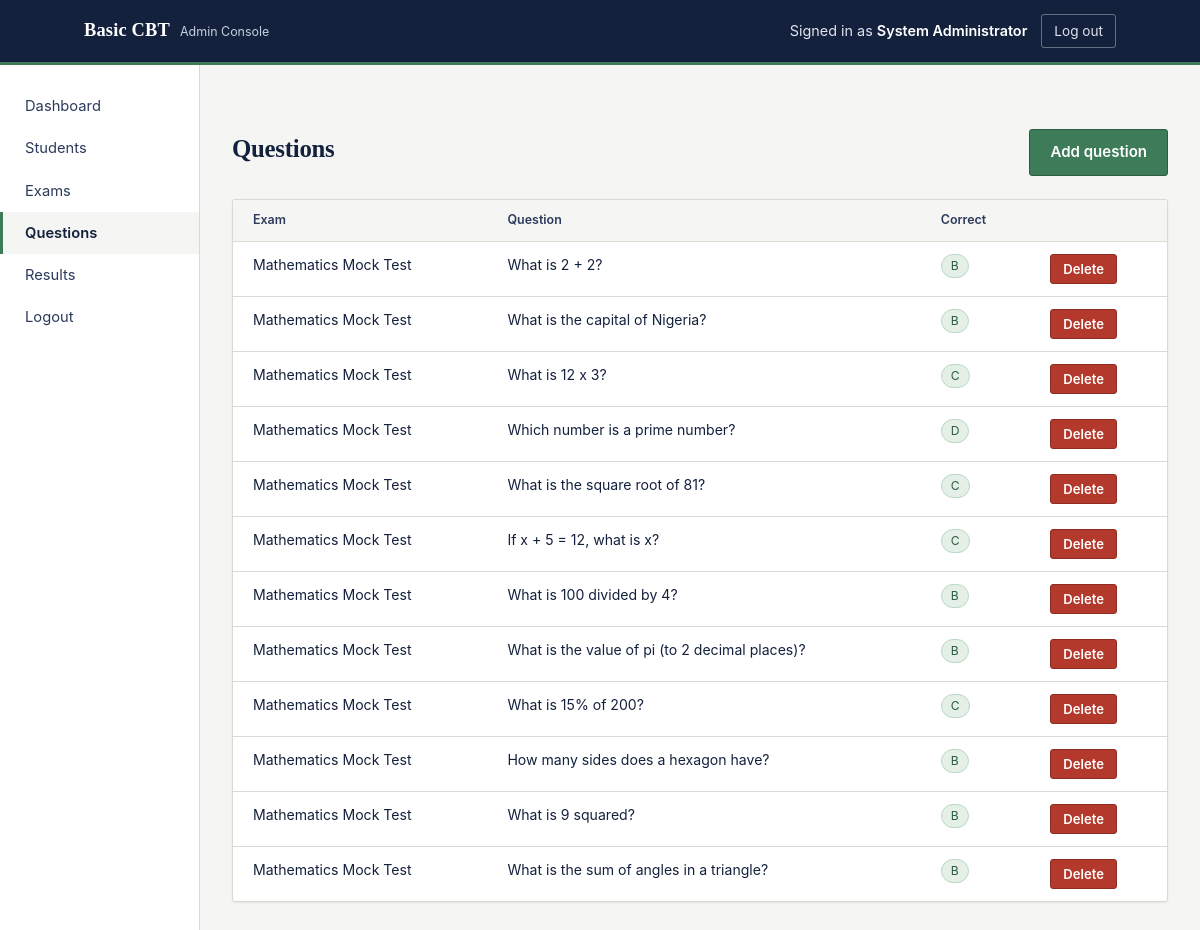
The page /admin/questions (signed in) on the database its author committed.
### tables this page shows
CREATE TABLE questions (
    id INTEGER PRIMARY KEY AUTOINCREMENT,
    exam_id INTEGER NOT NULL,
    question_text TEXT NOT NULL,
    option_a TEXT NOT NULL,
    option_b TEXT NOT NULL,
    option_c TEXT NOT NULL,
    option_d TEXT NOT NULL,
    correct_answer TEXT NOT NULL CHECK (correct_answer IN ('A','B','C','D')),
    FOREIGN KEY (exam_id) REFERENCES exams (id) ON DELETE CASCADE
);

CREATE TABLE exams (
    id INTEGER PRIMARY KEY AUTOINCREMENT,
    title TEXT NOT NULL,
    description TEXT,
    duration_minutes INTEGER NOT NULL,
    created_at TEXT DEFAULT (datetime('now'))
);

### app.py (the view)
@app.route("/admin/questions")
@admin_required
def questions():
    db = get_db()
    all_questions = db.execute(
        """SELECT q.*, e.title AS exam_title
           FROM questions q JOIN exams e ON e.id = q.exam_id
           ORDER BY q.exam_id, q.id"""
    ).fetchall()
    return render_template("questions.html", questions=all_questions)

### app.py (called while the page is built)
def get_db():
    if "db" not in g:
        g.db = sqlite3.connect(DB_PATH)
        g.db.row_factory = sqlite3.Row
        g.db.execute("PRAGMA foreign_keys = ON")
    return g.db

def admin_required(view):
    @wraps(view)
    def wrapped(*args, **kwargs):
        if session.get("role") != "admin":
            flash("Please log in as an admin to continue.", "error")
            return redirect(url_for("login"))
        return view(*args, **kwargs)
    return wrapped

### templates/questions.html (shortened to what this page needs)
{% extends "base.html" %}
{% block body %}
{% set active = "questions" %}
{% include "_admin_shell_open.html" %}
    <div class="page-head">
      <h1>Questions</h1>
      <a href="{{ url_for('add_question') }}" class="btn">Add question</a>
    </div>
    <div class="panel">
      {% if questions %}
      <table>
        <thead>
          <tr><th>Exam</th><th>Question</th><th>Correct</th><th></th></tr>
        </thead>
        <tbody>
          {% for q in questions %}
          <tr>
            <td>{{ q.exam_title }}</td>
            <td>{{ q.question_text }}</td>
            <td><span class="pill pill-correct">{{ q.correct_answer }}</span></td>
            <td>
              <form method="POST" action="{{ url_for('delete_question', question_pk=q.id) }}"
                    onsubmit="return confirm('Delete this question?');">
                <button type="submit" class="btn btn-danger btn-sm">Delete</button>
              </form>
            </td>
          </tr>
          {% endfor %}
        </tbody>
      </table>
      {% else %}
      <div class="empty-state">
        <h3>No questions yet</h3>
        <p>Add questions to an exam so students can take it.</p>
      </div>
      {% endif %}
    </div>
  </main>
</div>
{% endblock %}

### templates/base.html (shortened to what this page needs)
<!DOCTYPE html>
<html lang="en">
<head>
  <link rel="stylesheet" href="{{ url_for('static', filename='css/style.css') }}">
</head>
<body>
  {% block body %}{% endblock %}
</body>
</html>

### templates/_admin_shell_open.html
<div class="topbar">
  <div class="topbar-inner">
    <div class="brand">
      <span class="brand-mark">Basic CBT</span>
      <span class="brand-sub">Admin Console</span>
    </div>
    <div class="topbar-user">
      <span>Signed in as <span class="name">{{ session.full_name }}</span></span>
      <a class="logout-link" href="{{ url_for('logout') }}">Log out</a>
    </div>
  </div>
</div>
<div class="admin-shell">
  <nav class="admin-nav">
    <a href="{{ url_for('admin_dashboard') }}" class="{{ 'active' if active == 'dashboard' else '' }}">Dashboard</a>
    <a href="{{ url_for('students') }}" class="{{ 'active' if active == 'students' else '' }}">Students</a>
    <a href="{{ url_for('exams') }}" class="{{ 'active' if active == 'exams' else '' }}">Exams</a>
    <a href="{{ url_for('questions') }}" class="{{ 'active' if active == 'questions' else '' }}">Questions</a>
    <a href="{{ url_for('all_results') }}" class="{{ 'active' if active == 'results' else '' }}">Results</a>
    <a href="{{ url_for('logout') }}">Logout</a>
  </nav>
  <main class="admin-main">

### static/css/style.css (style rules this page uses)
:root { --ink: #14213d; --ink-soft: #2c3a5c; --paper: #f5f6f3; --paper-raised: #ffffff; --rule: #d9dbd3; --rule-strong: #b9bcae; --green: #3e7c59; --green-deep: #2c5c41; --amber: #c98a1f; --amber-soft: #f3e2c3; --red: #b3392c; --red-soft: #f4dcd8; --font-serif: Georgia, "Iowan Old Style", "Palatino Linotype", "URW Palladio L", serif; --font-sans: -apple-system, BlinkMacSystemFont, "Segoe UI", Roboto, Helvetica, Arial, sans-serif; --radius: 3px; --shadow: 0 1px 2px rgba(20, 33, 61, 0.08); }
* { box-sizing: border-box; }
html, body { height: 100%; }
body { margin: 0; font-family: var(--font-sans); background: var(--paper); color: var(--ink); line-height: 1.5; -webkit-font-smoothing: antialiased; }
a { color: var(--green-deep); }
h1, h2, h3, h4 { font-family: var(--font-serif); color: var(--ink); margin: 0 0 0.4em; font-weight: 600; letter-spacing: -0.01em; }
button, input, select, textarea { font-family: inherit; font-size: 1rem; }
.topbar { background: var(--ink); color: #fff; border-bottom: 3px solid var(--green); }
.topbar-inner { max-width: 1080px; margin: 0 auto; padding: 14px 24px; display: flex; align-items: center; justify-content: space-between; gap: 16px; }
.brand { display: flex; align-items: baseline; gap: 10px; font-family: var(--font-serif); }
.brand-mark { font-weight: 700; font-size: 1.15rem; letter-spacing: 0.01em; }
.brand-sub { font-family: var(--font-sans); font-size: 0.78rem; color: #c7cede; }
.topbar-user { display: flex; align-items: center; gap: 14px; font-size: 0.9rem; color: #dfe3ee; }
.topbar-user .name { color: #fff; font-weight: 600; }
.logout-link { color: #dfe3ee; text-decoration: none; border: 1px solid rgba(255, 255, 255, 0.35); padding: 6px 12px; border-radius: var(--radius); font-size: 0.85rem; }
.admin-shell { display: flex; min-height: calc(100vh - 62px); }
.admin-nav { width: 200px; flex-shrink: 0; background: var(--paper-raised); border-right: 1px solid var(--rule); padding: 20px 0; }
.admin-nav a { display: block; padding: 10px 22px; color: var(--ink-soft); text-decoration: none; font-size: 0.92rem; border-left: 3px solid transparent; }
.admin-nav a.active { border-left-color: var(--green); color: var(--ink); font-weight: 600; background: var(--paper); }
.admin-main { flex: 1; padding: 32px 32px 60px; min-width: 0; }
.btn { display: inline-block; padding: 11px 20px; border-radius: var(--radius); border: 1px solid var(--green-deep); background: var(--green); color: #fff; font-weight: 600; font-size: 0.94rem; cursor: pointer; text-decoration: none; text-align: center; }
.btn-danger { background: var(--red); border-color: #8f2c22; }
.btn-sm { padding: 6px 12px; font-size: 0.82rem; }
.page-head { display: flex; align-items: baseline; justify-content: space-between; flex-wrap: wrap; gap: 10px; margin: 32px 0 22px; }
.page-head h1 { font-size: 1.55rem; }
.panel { background: var(--paper-raised); border: 1px solid var(--rule); border-radius: var(--radius); overflow: hidden; box-shadow: var(--shadow); }
table { width: 100%; border-collapse: collapse; font-size: 0.88rem; }
thead th { text-align: left; padding: 11px 20px; background: var(--paper); color: var(--ink-soft); font-weight: 600; border-bottom: 1px solid var(--rule); font-size: 0.78rem; }
tbody td { padding: 12px 20px; border-bottom: 1px solid var(--rule); color: var(--ink); vertical-align: top; }
tbody tr:last-child td { border-bottom: none; }
.pill { display: inline-block; padding: 2px 9px; border-radius: 20px; font-size: 0.76rem; background: var(--paper); border: 1px solid var(--rule-strong); color: var(--ink-soft); }
.pill-correct { background: #e3efe7; color: var(--green-deep); border-color: #bcd8c5; }

### rows shown on the page
questions: exam_title "Mathematics Mock Test", question_text "What is 2 + 2?", correct_answer "B"
questions: exam_title "Mathematics Mock Test", question_text "What is the capital of Nigeria?", correct_answer "B"
questions: exam_title "Mathematics Mock Test", question_text "What is 12 x 3?", correct_answer "C"
questions: exam_title "Mathematics Mock Test", question_text "Which number is a prime number?", correct_answer "D"
questions: exam_title "Mathematics Mock Test", question_text "What is the square root of 81?", correct_answer "C"
questions: exam_title "Mathematics Mock Test", question_text "If x + 5 = 12, what is x?", correct_answer "C"
questions: exam_title "Mathematics Mock Test", question_text "What is 100 divided by 4?", correct_answer "B"
questions: exam_title "Mathematics Mock Test", question_text "What is the value of pi (to 2 decimal places)?", correct_answer "B"
questions: exam_title "Mathematics Mock Test", question_text "What is 15% of 200?", correct_answer "C"
questions: exam_title "Mathematics Mock Test", question_text "How many sides does a hexagon have?", correct_answer "B"
questions: exam_title "Mathematics Mock Test", question_text "What is 9 squared?", correct_answer "B"
questions: exam_title "Mathematics Mock Test", question_text "What is the sum of angles in a triangle?", correct_answer "B"

### other values the page prints
{{ session.full_name }} "System Administrator"
